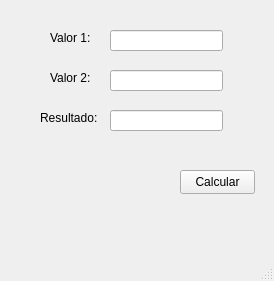
<?xml version="1.0" encoding="UTF-8"?>
<ui version="4.0">
 <class>MainWindow</class>
 <widget class="QMainWindow" name="MainWindow">
  <property name="geometry">
   <rect>
    <x>0</x>
    <y>0</y>
    <width>274</width>
    <height>281</height>
   </rect>
  </property>
  <property name="windowTitle">
   <string>MainWindow</string>
  </property>
  <widget class="QWidget" name="centralwidget">
   <widget class="QLabel" name="label">
    <property name="geometry">
     <rect>
      <x>50</x>
      <y>30</y>
      <width>49</width>
      <height>16</height>
     </rect>
    </property>
    <property name="text">
     <string>Valor 1:</string>
    </property>
   </widget>
   <widget class="QLabel" name="label_2">
    <property name="geometry">
     <rect>
      <x>50</x>
      <y>70</y>
      <width>49</width>
      <height>16</height>
     </rect>
    </property>
    <property name="text">
     <string>Valor 2:</string>
    </property>
   </widget>
   <widget class="QLineEdit" name="lineEditValor1">
    <property name="geometry">
     <rect>
      <x>110</x>
      <y>30</y>
      <width>113</width>
      <height>21</height>
     </rect>
    </property>
   </widget>
   <widget class="QLineEdit" name="lineEditValor2">
    <property name="geometry">
     <rect>
      <x>110</x>
      <y>70</y>
      <width>113</width>
      <height>21</height>
     </rect>
    </property>
   </widget>
   <widget class="QLabel" name="label_3">
    <property name="geometry">
     <rect>
      <x>40</x>
      <y>110</y>
      <width>61</width>
      <height>16</height>
     </rect>
    </property>
    <property name="text">
     <string>Resultado:</string>
    </property>
   </widget>
   <widget class="QLineEdit" name="lineEditResultado">
    <property name="geometry">
     <rect>
      <x>110</x>
      <y>110</y>
      <width>113</width>
      <height>21</height>
     </rect>
    </property>
   </widget>
   <widget class="QPushButton" name="buttonCalcular">
    <property name="geometry">
     <rect>
      <x>180</x>
      <y>170</y>
      <width>75</width>
      <height>24</height>
     </rect>
    </property>
    <property name="text">
     <string>Calcular</string>
    </property>
   </widget>
  </widget>
  <widget class="QMenuBar" name="menubar">
   <property name="geometry">
    <rect>
     <x>0</x>
     <y>0</y>
     <width>274</width>
     <height>22</height>
    </rect>
   </property>
  </widget>
  <widget class="QStatusBar" name="statusbar"/>
 </widget>
 <resources/>
 <connections/>
</ui>
